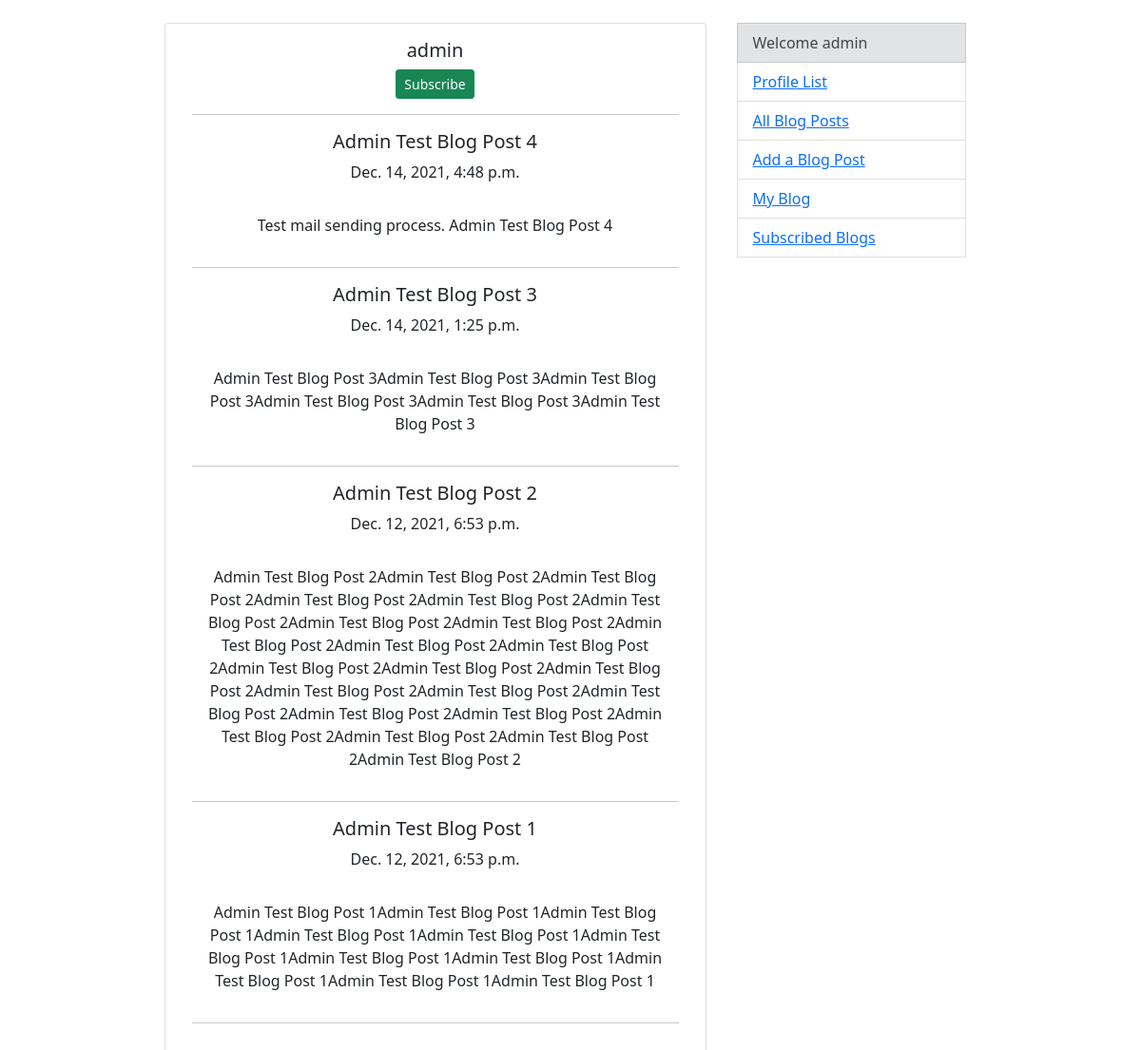
/profiles/2/ (signed in), run on an earlier commit of the app's database.
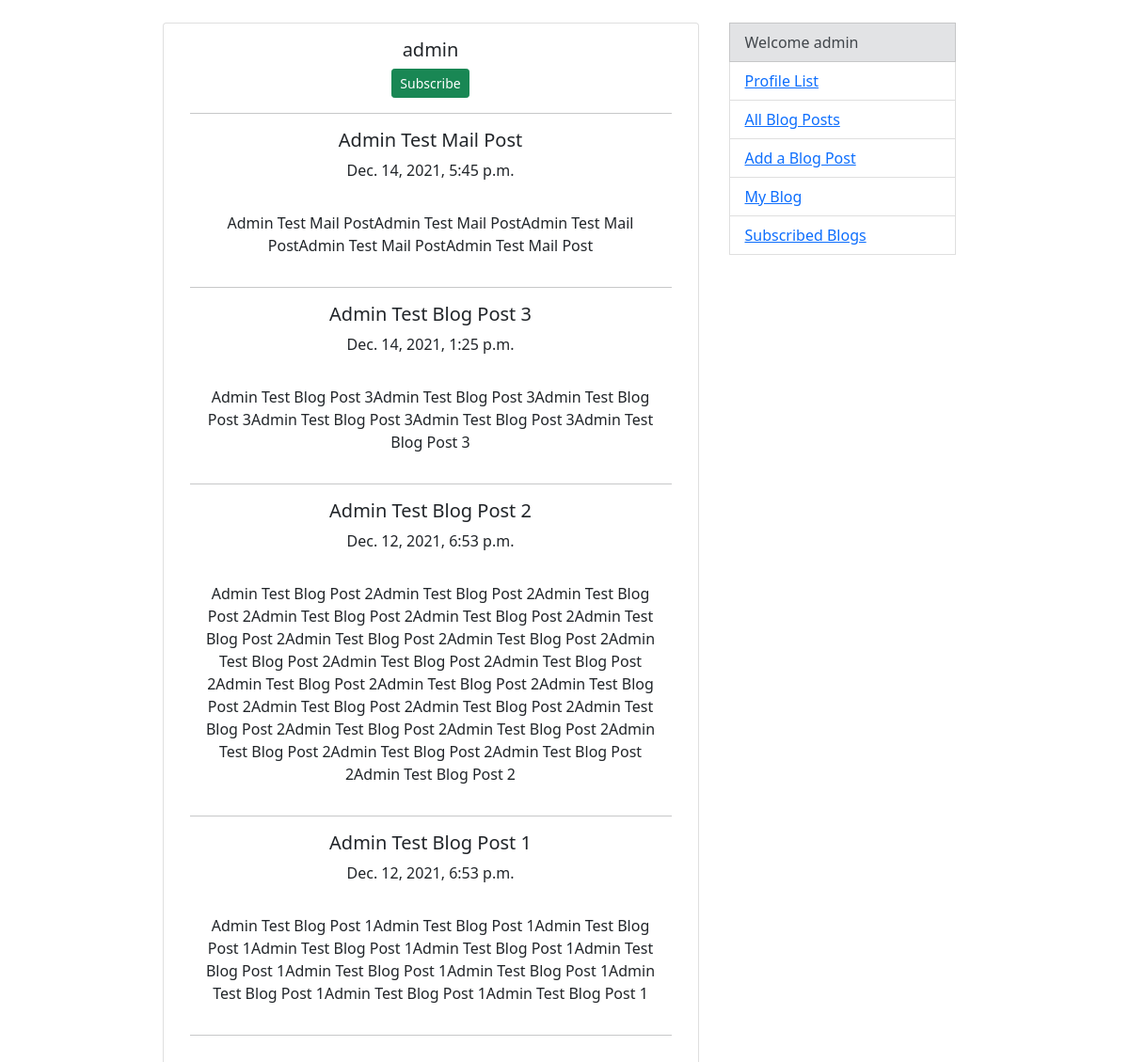
And on a later commit of the database.
### blogs/models.py (models this page shows, shortened)
class BlogPost(models.Model):
    author = models.ForeignKey(Profile, on_delete=models.CASCADE)
    post_title = models.CharField("Post Title", max_length=150, unique=True)
    post_content = models.TextField("Content")
    created = models.DateTimeField(auto_now_add=True)
    class Meta:
        ordering = ("-created",)

### profiles/views.py (the view)
# urls.py: path('<pk>/', ProfileDetailView.as_view(), name='profile-detail'),
class ProfileDetailView(DetailView):
    model = Profile
    template_name = "profiles/profile_detail.html"
    context_object_name = "profile"
    def get_object(self, **kwargs):
        pk = self.kwargs.get("pk")
        view_profile = Profile.objects.get(pk=pk)
        return view_profile
    def get_context_data(self, **kwargs):
        context = super().get_context_data(**kwargs)
        view_profile = self.get_object()
        my_profile = Profile.objects.get(user=self.request.user)
        if view_profile.user in my_profile.subscribed.all():
            subscribe = True
        else:
            subscribe = False
        context["subscribe"] = subscribe
        context["profile_posts"] = BlogPost.objects.filter(author__user=view_profile.user)
        return context

### profiles/templates/profiles/profile_detail.html (shortened to what this page needs)
{% extends 'base.html' %}
{% block content %}
    <h5 class="card-title">{{ profile.user }}</h5>
    {% if subscribe == True %}
        <form action="{% url "profiles:profile_subscribe" %}" method="POST">
            {% csrf_token %}
            <input type="hidden" name="profile_pk" value={{ object.pk }}>
            <button type="submit" class="btn btn-danger btn-sm">Unsubscribe</button>
        </form>
    {% else %}
        <form action="{% url "profiles:profile_subscribe" %}" method="POST">
            <button type="submit" class="btn btn-success btn-sm">Subscribe</button>
        </form>
    {% endif %}
    <hr>
    {% for post in profile_posts %}
        <h5 class="card-title">{{ post.post_title }}</h5>
        <p class="card-text">{{ post.created }}</p>
        <p class="card-body">{{ post.post_content }}</p>
        <hr>
    {% endfor %}
{% endblock %}

What changed in the data, as far as the page shows it:
removed BlogPost: post_title "Admin Test Blog Post 4", created "Dec. 14, 2021, 4:48 p.m.", post_content "Test mail sending process. Admin Test Blog Post 4"
added BlogPost: post_title "Admin Test Mail Post", created "Dec. 14, 2021, 5:45 p.m.", post_content "Admin Test Mail PostAdmin Test Mail PostAdmin Test Mail PostAdmin Test Mail PostAdmin Test Mail Post"
